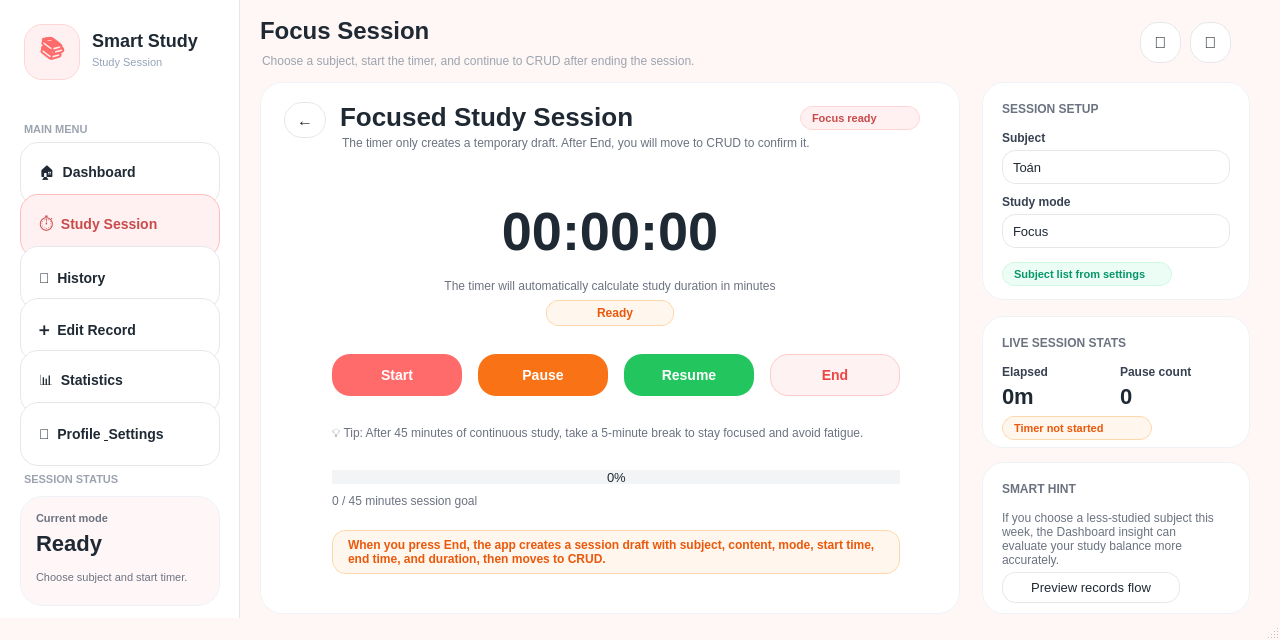
<?xml version="1.0" encoding="UTF-8"?>
<ui version="4.0">
 <class>SessionWindow</class>
 <widget class="QMainWindow" name="SessionWindow">
  <property name="geometry">
   <rect>
    <x>0</x>
    <y>0</y>
    <width>1280</width>
    <height>640</height>
   </rect>
  </property>
  <property name="minimumSize">
   <size>
    <width>1280</width>
    <height>640</height>
   </size>
  </property>
  <property name="windowTitle">
   <string>Smart Study Tracker - Study Session</string>
  </property>
  <property name="styleSheet">
   <string notr="true">
QMainWindow {
    background-color: #FFF7F5;
}

QWidget {
    font-family: &quot;Segoe UI&quot;;
    color: #1F2933;
    font-size: 13px;
}

QFrame#Sidebar {
    background-color: #FFFFFF;
    border-right: 1px solid #E5E7EB;
}

QFrame#TopBar {
    background-color: transparent;
    border: none;
}

QFrame#SessionCard,
QFrame#SetupCard,
QFrame#ControlCard,
QFrame#SessionStatsCard,
QFrame#SmartHintCard,
QFrame#EndFlowCard,
QFrame#SidebarStatusCard {
    background-color: #FFFFFF;
    border: 1px solid #EEF2F7;
    border-radius: 22px;
}

QFrame#SessionCard:hover,
QFrame#SetupCard:hover,
QFrame#ControlCard:hover,
QFrame#SessionStatsCard:hover,
QFrame#SidebarStatusCard:hover,
QFrame#SmartHintCard:hover,
QFrame#EndFlowCard:hover {
    border: 1px solid #FFD0D0;
}

QPushButton {
    background-color: #FFFFFF;
    border: 1px solid #E5E7EB;
    border-radius: 14px;
    padding: 8px 12px;
    color: #1F2933;
}

QPushButton:hover {
    background-color: #FFF1F1;
    border: 1px solid #FF6B6B;
}

QPushButton:pressed {
    background-color: #FFE4E4;
}

QPushButton#BtnSession {
    background-color: #FFF1F1;
    border: 1px solid #FFBDBD;
    color: #C94A4A;
    font-weight: 700;
}

QPushButton#BtnDashboard,
QPushButton#BtnSession,
QPushButton#BtnHistory,
QPushButton#BtnEditRecord,
QPushButton#BtnStats,
QPushButton#BtnProfile {
    text-align: left;
    padding-left: 18px;
    min-height: 46px;
    font-size: 14px;
    font-weight: 500;
    border-radius: 18px;
}

QPushButton#btnStartTimer {
    background-color: #FF6B6B;
    color: #FFFFFF;
    border: none;
    font-size: 14px;
    font-weight: 800;
    border-radius: 18px;
}

QPushButton#btnStartTimer:hover {
    background-color: #E85A5A;
}

QPushButton#btnPauseTimer {
    background-color: #F97316;
    color: #FFFFFF;
    border: none;
    font-size: 14px;
    font-weight: 800;
    border-radius: 18px;
}

QPushButton#btnPauseTimer:hover {
    background-color: #EA580C;
}

QPushButton#btnResumeTimer {
    background-color: #22C55E;
    color: #FFFFFF;
    border: none;
    font-size: 14px;
    font-weight: 800;
    border-radius: 18px;
}

QPushButton#btnResumeTimer:hover {
    background-color: #16A34A;
}

QPushButton#btnEndSession {
    background-color: #FEF2F2;
    color: #EF4444;
    border: 1px solid #FECACA;
    font-size: 14px;
    font-weight: 800;
    border-radius: 18px;
}

QPushButton#btnEndSession:hover {
    background-color: #FEE2E2;
    border: 1px solid #EF4444;
}

QPushButton#btnBackDashboard:hover{
    background-color: #FFF1F1;
    border: 1px solid #FF6B6B;
}

QPushButton#BtnBell,
QPushButton#BtnAvatar,
QPushButton#btnBackDashboard {
    background-color: #FFFFFF;
    border: 1px solid #E5E7EB;
    border-radius: 18px;
    font-size: 16px;
}

QPushButton#BtnBell:hover,
QPushButton#BtnAvatar:hover {
    background-color: #FFF1F1;
}

QLabel#lblSidebarStatusTitle,
QLabel#lblSidebarStatusValue,
QLabel#lblSidebarStatusSub {
    background: transparent;
    border: none;
}

QLabel#lblSidebarAppTitle {
    font-size: 18px;
    font-weight: 800;
}

QLabel#lblSidebarSubTitle {
    color: #94A3B8;
    font-size: 11px;
}

QLabel#lblSectionMenu,
QLabel#lblSectionStatus {
    color: #9CA3AF;
    font-size: 11px;
    font-weight: 700;
}

QLabel#lblGreeting {
    font-size: 24px;
    font-weight: 800;
}

QLabel#lblDateToday {
    color: #9CA3AF;
    font-size: 12px;
}

QLabel#lblSessionTitle {
    font-size: 26px;
    font-weight: 800;
}

QLabel#lblSessionSubtitle,
QLabel#lblSetupHint,
QLabel#lblControlHint,
QLabel#lblSmartHintBody,
QLabel#lblEndFlowBody,
QLabel#lblTimerSub,
QLabel#lblFocusTip {
    color: #6B7280;
    font-size: 12px;
}

QLabel#lblSetupTitle,
QLabel#lblControlTitle,
QLabel#lblStatsTitle,
QLabel#lblSmartHintTitle,
QLabel#lblEndFlowTitle {
    color: #6B7280;
    font-size: 12px;
    font-weight: 700;
}

QLabel#lblInputSubject,
QLabel#lblInputMode,
QLabel#lblInputTopic,
QLabel#lblInputTarget,
QLabel#lblElapsedTitle,
QLabel#lblPauseTitle,
QLabel#lblStatusTitle,
QLabel#lblStartTimeTitle {
    color: #374151;
    font-size: 12px;
    font-weight: 700;
}

QLabel#lblTimerDisplay {
    font-size: 54px;
    font-weight: 900;
    color: #1F2933;
}

QLabel#lblSessionStatus {
    background-color: #FFF7ED;
    color: #EA580C;
    border: 1px solid #FED7AA;
    border-radius: 12px;
    padding-left: 10px;
    font-size: 12px;
    font-weight: 700;
}

QLabel#lblElapsedValue,
QLabel#lblPauseCount,
QLabel#lblStartTimeValue {
    font-size: 22px;
    font-weight: 800;
    color: #1F2933;
}

QLineEdit,
QTextEdit,
QComboBox,
QSpinBox {
    background-color: #FFFFFF;
    border: 1px solid #E5E7EB;
    border-radius: 14px;
    padding: 8px 10px;
    color: #1F2933;
}

QLineEdit:focus,
QTextEdit:focus,
QComboBox:focus,
QSpinBox:focus {
    border: 1px solid #FF6B6B;
    background-color: #FFFBFB;
}

QComboBox::drop-down {
    border: none;
    width: 24px;
}

QProgressBar {
    border: none;
    background-color: #F3F4F6;
    border-radius: 10px;
    text-align: center;
    color: #1F2933;
    height: 12px;
}

QProgressBar::chunk {
    background-color: #FF6B6B;
    border-radius: 10px;
}

QLabel#lblBadgeFocus {
    background-color: #FFF1F1;
    color: #C94A4A;
    border: 1px solid #FFD7D7;
    border-radius: 12px;
    font-size: 11px;
    font-weight: 700;
    padding-left: 8px;
}

QLabel#lblBadgeAutoFill {
    background-color: #ECFDF5;
    color: #059669;
    border: 1px solid #CFF8E3;
    border-radius: 12px;
    font-size: 11px;
    font-weight: 700;
    padding-left: 8px;
}

QLabel#lblBadgeTimer {
    background-color: #FFF7ED;
    color: #EA580C;
    border: 1px solid #FED7AA;
    border-radius: 12px;
    font-size: 11px;
    font-weight: 700;
    padding-left: 8px;
}
   </string>
  </property>
  <widget class="QWidget" name="centralwidget">
   <widget class="QFrame" name="Sidebar">
    <property name="geometry">
     <rect>
      <x>0</x>
      <y>0</y>
      <width>240</width>
      <height>640</height>
     </rect>
    </property>
    <widget class="QLabel" name="lblSidebarLogo">
     <property name="geometry">
      <rect>
       <x>24</x>
       <y>24</y>
       <width>56</width>
       <height>56</height>
      </rect>
     </property>
     <property name="styleSheet">
      <string notr="true">background-color:#FFF1F1; border:1px solid #FFD6D6; border-radius:18px; font-size:24px; font-weight:700; color:#FF6B6B;</string>
     </property>
     <property name="text">
      <string>📚</string>
     </property>
     <property name="alignment">
      <set>Qt::AlignCenter</set>
     </property>
    </widget>
    <widget class="QLabel" name="lblSidebarAppTitle">
     <property name="geometry">
      <rect>
       <x>92</x>
       <y>28</y>
       <width>130</width>
       <height>24</height>
      </rect>
     </property>
     <property name="text">
      <string>Smart Study</string>
     </property>
    </widget>
    <widget class="QLabel" name="lblSidebarSubTitle">
     <property name="geometry">
      <rect>
       <x>92</x>
       <y>54</y>
       <width>120</width>
       <height>16</height>
      </rect>
     </property>
     <property name="text">
      <string>Study Session</string>
     </property>
    </widget>
    <widget class="QLabel" name="lblSectionMenu">
     <property name="geometry">
      <rect>
       <x>24</x>
       <y>120</y>
       <width>120</width>
       <height>18</height>
      </rect>
     </property>
     <property name="text">
      <string>MAIN MENU</string>
     </property>
    </widget>
    <widget class="QPushButton" name="BtnDashboard">
     <property name="geometry">
      <rect>
       <x>20</x>
       <y>142</y>
       <width>200</width>
       <height>64</height>
      </rect>
     </property>
     <property name="text">
      <string>🏠  Dashboard</string>
     </property>
    </widget>
    <widget class="QPushButton" name="BtnSession">
     <property name="geometry">
      <rect>
       <x>20</x>
       <y>194</y>
       <width>200</width>
       <height>64</height>
      </rect>
     </property>
     <property name="text">
      <string>⏱  Study Session</string>
     </property>
    </widget>
    <widget class="QPushButton" name="BtnHistory">
     <property name="geometry">
      <rect>
       <x>20</x>
       <y>246</y>
       <width>200</width>
       <height>64</height>
      </rect>
     </property>
     <property name="text">
      <string>📜  History</string>
     </property>
    </widget>
    <widget class="QPushButton" name="BtnEditRecord">
     <property name="geometry">
      <rect>
       <x>20</x>
       <y>298</y>
       <width>200</width>
       <height>64</height>
      </rect>
     </property>
     <property name="text">
      <string>➕  Edit Record</string>
     </property>
    </widget>
    <widget class="QPushButton" name="BtnStats">
     <property name="geometry">
      <rect>
       <x>20</x>
       <y>350</y>
       <width>200</width>
       <height>64</height>
      </rect>
     </property>
     <property name="text">
      <string>📊  Statistics</string>
     </property>
    </widget>
    <widget class="QPushButton" name="BtnProfile">
     <property name="geometry">
      <rect>
       <x>20</x>
       <y>402</y>
       <width>200</width>
       <height>64</height>
      </rect>
     </property>
     <property name="text">
      <string>👤  Profile &amp; Settings</string>
     </property>
    </widget>
    <widget class="QLabel" name="lblSectionStatus">
     <property name="geometry">
      <rect>
       <x>24</x>
       <y>470</y>
       <width>120</width>
       <height>18</height>
      </rect>
     </property>
     <property name="text">
      <string>SESSION STATUS</string>
     </property>
    </widget>
    <widget class="QFrame" name="SidebarStatusCard">
     <property name="geometry">
      <rect>
       <x>20</x>
       <y>496</y>
       <width>200</width>
       <height>110</height>
      </rect>
     </property>
     <property name="styleSheet">
      <string notr="true">background-color: #FFF7F7;</string>
     </property>
     <widget class="QLabel" name="lblSidebarStatusTitle">
      <property name="geometry">
       <rect>
        <x>16</x>
        <y>14</y>
        <width>150</width>
        <height>16</height>
       </rect>
      </property>
      <property name="styleSheet">
       <string notr="true">color:#6B7280; font-size:11px; font-weight:700;</string>
      </property>
      <property name="text">
       <string>Current mode</string>
      </property>
     </widget>
     <widget class="QLabel" name="lblSidebarStatusValue">
      <property name="geometry">
       <rect>
        <x>16</x>
        <y>34</y>
        <width>140</width>
        <height>26</height>
       </rect>
      </property>
      <property name="styleSheet">
       <string notr="true">font-size:22px; font-weight:800; color:#1F2933;</string>
      </property>
      <property name="text">
       <string>Ready</string>
      </property>
     </widget>
     <widget class="QLabel" name="lblSidebarStatusSub">
      <property name="geometry">
       <rect>
        <x>16</x>
        <y>66</y>
        <width>168</width>
        <height>30</height>
       </rect>
      </property>
      <property name="styleSheet">
       <string notr="true">color:#6B7280; font-size:11px;</string>
      </property>
      <property name="text">
       <string>Choose subject and start timer.</string>
      </property>
      <property name="wordWrap">
       <bool>true</bool>
      </property>
     </widget>
    </widget>
   </widget>
   <widget class="QFrame" name="TopBar">
    <property name="geometry">
     <rect>
      <x>260</x>
      <y>14</y>
      <width>990</width>
      <height>58</height>
     </rect>
    </property>
    <widget class="QLabel" name="lblGreeting">
     <property name="geometry">
      <rect>
       <x>0</x>
       <y>0</y>
       <width>360</width>
       <height>34</height>
      </rect>
     </property>
     <property name="text">
      <string>Focus Session</string>
     </property>
    </widget>
    <widget class="QLabel" name="lblDateToday">
     <property name="geometry">
      <rect>
       <x>2</x>
       <y>38</y>
       <width>460</width>
       <height>18</height>
      </rect>
     </property>
     <property name="text">
      <string>Choose a subject, start the timer, and continue to CRUD after ending the session.</string>
     </property>
    </widget>
    <widget class="QPushButton" name="BtnBell">
     <property name="geometry">
      <rect>
       <x>880</x>
       <y>8</y>
       <width>41</width>
       <height>41</height>
      </rect>
     </property>
     <property name="text">
      <string>🔔</string>
     </property>
    </widget>
    <widget class="QPushButton" name="BtnAvatar">
     <property name="geometry">
      <rect>
       <x>930</x>
       <y>8</y>
       <width>41</width>
       <height>41</height>
      </rect>
     </property>
     <property name="text">
      <string>👤</string>
     </property>
    </widget>
   </widget>
   <widget class="QFrame" name="SessionCard">
    <property name="geometry">
     <rect>
      <x>260</x>
      <y>82</y>
      <width>700</width>
      <height>532</height>
     </rect>
    </property>
    <widget class="QPushButton" name="btnBackDashboard">
     <property name="geometry">
      <rect>
       <x>24</x>
       <y>20</y>
       <width>42</width>
       <height>36</height>
      </rect>
     </property>
     <property name="text">
      <string>←</string>
     </property>
    </widget>
    <widget class="QLabel" name="lblSessionTitle">
     <property name="geometry">
      <rect>
       <x>80</x>
       <y>18</y>
       <width>320</width>
       <height>34</height>
      </rect>
     </property>
     <property name="text">
      <string>Focused Study Session</string>
     </property>
    </widget>
    <widget class="QLabel" name="lblSessionSubtitle">
     <property name="geometry">
      <rect>
       <x>82</x>
       <y>52</y>
       <width>470</width>
       <height>18</height>
      </rect>
     </property>
     <property name="text">
      <string>The timer only creates a temporary draft. After End, you will move to CRUD to confirm it.</string>
     </property>
    </widget>
    <widget class="QLabel" name="lblBadgeFocus">
     <property name="geometry">
      <rect>
       <x>540</x>
       <y>24</y>
       <width>120</width>
       <height>24</height>
      </rect>
     </property>
     <property name="text">
      <string>Focus ready</string>
     </property>
    </widget>
    <widget class="QLabel" name="lblTimerDisplay">
     <property name="geometry">
      <rect>
       <x>170</x>
       <y>110</y>
       <width>360</width>
       <height>78</height>
      </rect>
     </property>
     <property name="text">
      <string>00:00:00</string>
     </property>
     <property name="alignment">
      <set>Qt::AlignCenter</set>
     </property>
    </widget>
    <widget class="QLabel" name="lblTimerSub">
     <property name="geometry">
      <rect>
       <x>130</x>
       <y>188</y>
       <width>440</width>
       <height>32</height>
      </rect>
     </property>
     <property name="text">
      <string>The timer will automatically calculate study duration in minutes</string>
     </property>
     <property name="alignment">
      <set>Qt::AlignCenter</set>
     </property>
     <property name="wordWrap">
      <bool>true</bool>
     </property>
    </widget>
    <widget class="QLabel" name="lblSessionStatus">
     <property name="geometry">
      <rect>
       <x>286</x>
       <y>218</y>
       <width>128</width>
       <height>26</height>
      </rect>
     </property>
     <property name="text">
      <string>Ready</string>
     </property>
     <property name="alignment">
      <set>Qt::AlignCenter</set>
     </property>
    </widget>
    <widget class="QPushButton" name="btnStartTimer">
     <property name="geometry">
      <rect>
       <x>72</x>
       <y>272</y>
       <width>130</width>
       <height>42</height>
      </rect>
     </property>
     <property name="text">
      <string>Start</string>
     </property>
    </widget>
    <widget class="QPushButton" name="btnPauseTimer">
     <property name="geometry">
      <rect>
       <x>218</x>
       <y>272</y>
       <width>130</width>
       <height>42</height>
      </rect>
     </property>
     <property name="text">
      <string>Pause</string>
     </property>
    </widget>
    <widget class="QPushButton" name="btnResumeTimer">
     <property name="geometry">
      <rect>
       <x>364</x>
       <y>272</y>
       <width>130</width>
       <height>42</height>
      </rect>
     </property>
     <property name="text">
      <string>Resume</string>
     </property>
    </widget>
    <widget class="QPushButton" name="btnEndSession">
     <property name="geometry">
      <rect>
       <x>510</x>
       <y>272</y>
       <width>130</width>
       <height>42</height>
      </rect>
     </property>
     <property name="text">
      <string>End</string>
     </property>
    </widget>
    <widget class="QLabel" name="lblFocusTip">
     <property name="geometry">
      <rect>
       <x>72</x>
       <y>332</y>
       <width>568</width>
       <height>38</height>
      </rect>
     </property>
     <property name="text">
      <string>💡 Tip: After 45 minutes of continuous study, take a 5-minute break to stay focused and avoid fatigue.</string>
     </property>
     <property name="wordWrap">
      <bool>true</bool>
     </property>
    </widget>
    <widget class="QProgressBar" name="progressSessionGoal">
     <property name="geometry">
      <rect>
       <x>72</x>
       <y>388</y>
       <width>568</width>
       <height>14</height>
      </rect>
     </property>
     <property name="value">
      <number>0</number>
     </property>
    </widget>
    <widget class="QLabel" name="lblProgressText">
     <property name="geometry">
      <rect>
       <x>72</x>
       <y>410</y>
       <width>300</width>
       <height>18</height>
      </rect>
     </property>
     <property name="styleSheet">
      <string notr="true">color:#6B7280; font-size:12px;</string>
     </property>
     <property name="text">
      <string>0 / 45 minutes session goal</string>
     </property>
    </widget>
    <widget class="QLabel" name="lblEndFlowNote">
     <property name="geometry">
      <rect>
       <x>72</x>
       <y>448</y>
       <width>568</width>
       <height>44</height>
      </rect>
     </property>
     <property name="styleSheet">
      <string notr="true">background-color:#FFF7ED; color:#EA580C; border:1px solid #FED7AA; border-radius:14px; padding-left:12px; padding-right:12px; font-size:12px; font-weight:600;</string>
     </property>
     <property name="text">
      <string>When you press End, the app creates a session draft with subject, content, mode, start time, end time, and duration, then moves to CRUD.</string>
     </property>
     <property name="wordWrap">
      <bool>true</bool>
     </property>
    </widget>
   </widget>
   <widget class="QFrame" name="SetupCard">
    <property name="geometry">
     <rect>
      <x>982</x>
      <y>82</y>
      <width>268</width>
      <height>218</height>
     </rect>
    </property>
    <widget class="QLabel" name="lblSetupTitle">
     <property name="geometry">
      <rect>
       <x>20</x>
       <y>18</y>
       <width>160</width>
       <height>18</height>
      </rect>
     </property>
     <property name="text">
      <string>SESSION SETUP</string>
     </property>
    </widget>
    <widget class="QLabel" name="lblInputSubject">
     <property name="geometry">
      <rect>
       <x>20</x>
       <y>48</y>
       <width>120</width>
       <height>16</height>
      </rect>
     </property>
     <property name="text">
      <string>Subject</string>
     </property>
    </widget>
    <widget class="QComboBox" name="cmbSessionSubject">
     <property name="geometry">
      <rect>
       <x>20</x>
       <y>68</y>
       <width>228</width>
       <height>34</height>
      </rect>
     </property>
     <item>
      <property name="text">
       <string>Toán</string>
      </property>
     </item>
     <item>
      <property name="text">
       <string>Tiếng Anh</string>
      </property>
     </item>
     <item>
      <property name="text">
       <string>Vật Lý</string>
      </property>
     </item>
     <item>
      <property name="text">
       <string>Hóa</string>
      </property>
     </item>
     <item>
      <property name="text">
       <string>Python</string>
      </property>
     </item>
    </widget>
    <widget class="QLabel" name="lblInputMode">
     <property name="geometry">
      <rect>
       <x>20</x>
       <y>112</y>
       <width>120</width>
       <height>16</height>
      </rect>
     </property>
     <property name="text">
      <string>Study mode</string>
     </property>
    </widget>
    <widget class="QComboBox" name="cmbSessionMode">
     <property name="geometry">
      <rect>
       <x>20</x>
       <y>132</y>
       <width>228</width>
       <height>34</height>
      </rect>
     </property>
     <item>
      <property name="text">
       <string>Focus</string>
      </property>
     </item>
     <item>
      <property name="text">
       <string>Revision</string>
      </property>
     </item>
     <item>
      <property name="text">
       <string>Homework</string>
      </property>
     </item>
     <item>
      <property name="text">
       <string>Practice Test</string>
      </property>
     </item>
    </widget>
    <widget class="QLabel" name="lblBadgeAutoFill">
     <property name="geometry">
      <rect>
       <x>20</x>
       <y>180</y>
       <width>170</width>
       <height>24</height>
      </rect>
     </property>
     <property name="text">
      <string>Subject list from settings</string>
     </property>
    </widget>
   </widget>
   <widget class="QFrame" name="SessionStatsCard">
    <property name="geometry">
     <rect>
      <x>982</x>
      <y>316</y>
      <width>268</width>
      <height>132</height>
     </rect>
    </property>
    <widget class="QLabel" name="lblStatsTitle">
     <property name="geometry">
      <rect>
       <x>20</x>
       <y>18</y>
       <width>160</width>
       <height>18</height>
      </rect>
     </property>
     <property name="text">
      <string>LIVE SESSION STATS</string>
     </property>
    </widget>
    <widget class="QLabel" name="lblElapsedTitle">
     <property name="geometry">
      <rect>
       <x>20</x>
       <y>48</y>
       <width>80</width>
       <height>16</height>
      </rect>
     </property>
     <property name="text">
      <string>Elapsed</string>
     </property>
    </widget>
    <widget class="QLabel" name="lblElapsedValue">
     <property name="geometry">
      <rect>
       <x>20</x>
       <y>66</y>
       <width>90</width>
       <height>28</height>
      </rect>
     </property>
     <property name="text">
      <string>0m</string>
     </property>
    </widget>
    <widget class="QLabel" name="lblPauseTitle">
     <property name="geometry">
      <rect>
       <x>138</x>
       <y>48</y>
       <width>100</width>
       <height>16</height>
      </rect>
     </property>
     <property name="text">
      <string>Pause count</string>
     </property>
    </widget>
    <widget class="QLabel" name="lblPauseCount">
     <property name="geometry">
      <rect>
       <x>138</x>
       <y>66</y>
       <width>80</width>
       <height>28</height>
      </rect>
     </property>
     <property name="text">
      <string>0</string>
     </property>
    </widget>
    <widget class="QLabel" name="lblBadgeTimer">
     <property name="geometry">
      <rect>
       <x>20</x>
       <y>100</y>
       <width>150</width>
       <height>24</height>
      </rect>
     </property>
     <property name="text">
      <string>Timer not started</string>
     </property>
    </widget>
   </widget>
   <widget class="QFrame" name="SmartHintCard">
    <property name="geometry">
     <rect>
      <x>982</x>
      <y>462</y>
      <width>268</width>
      <height>152</height>
     </rect>
    </property>
    <widget class="QLabel" name="lblSmartHintTitle">
     <property name="geometry">
      <rect>
       <x>20</x>
       <y>18</y>
       <width>160</width>
       <height>18</height>
      </rect>
     </property>
     <property name="text">
      <string>SMART HINT</string>
     </property>
    </widget>
    <widget class="QLabel" name="lblSmartHintBody">
     <property name="geometry">
      <rect>
       <x>20</x>
       <y>46</y>
       <width>220</width>
       <height>62</height>
      </rect>
     </property>
     <property name="text">
      <string>If you choose a less-studied subject this week, the Dashboard insight can evaluate your study balance more accurately.</string>
     </property>
     <property name="wordWrap">
      <bool>true</bool>
     </property>
    </widget>
    <widget class="QPushButton" name="btnQuickEndToCrud">
     <property name="geometry">
      <rect>
       <x>20</x>
       <y>110</y>
       <width>178</width>
       <height>31</height>
      </rect>
     </property>
     <property name="text">
      <string>Preview records flow</string>
     </property>
    </widget>
   </widget>
  </widget>
  <widget class="QStatusBar" name="statusbar"/>
 </widget>
 <resources/>
 <connections/>
</ui>
